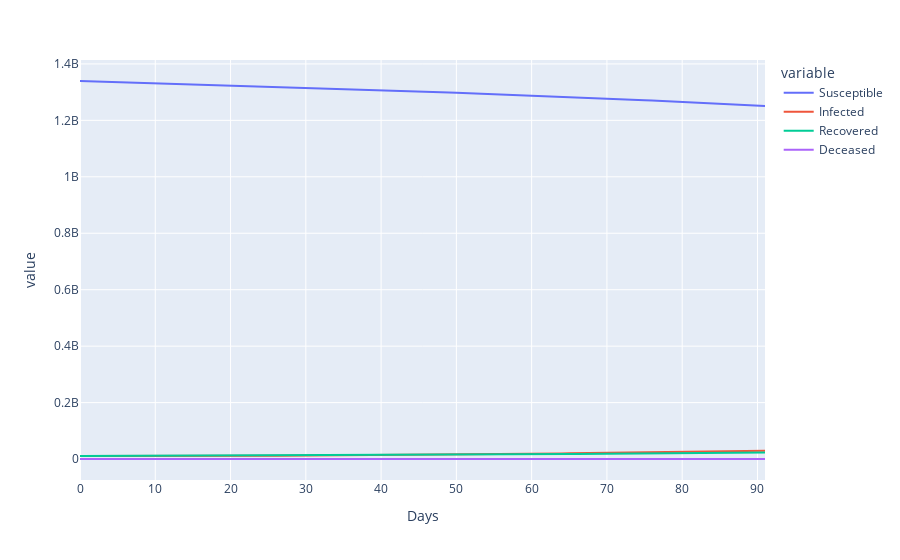

Notebook cell for this chart:
### Code cell
fig = px.line(expected_data_india, x='Days', y = ['Susceptible','Infected', 'Recovered', 'Deceased'])
fig.show()
